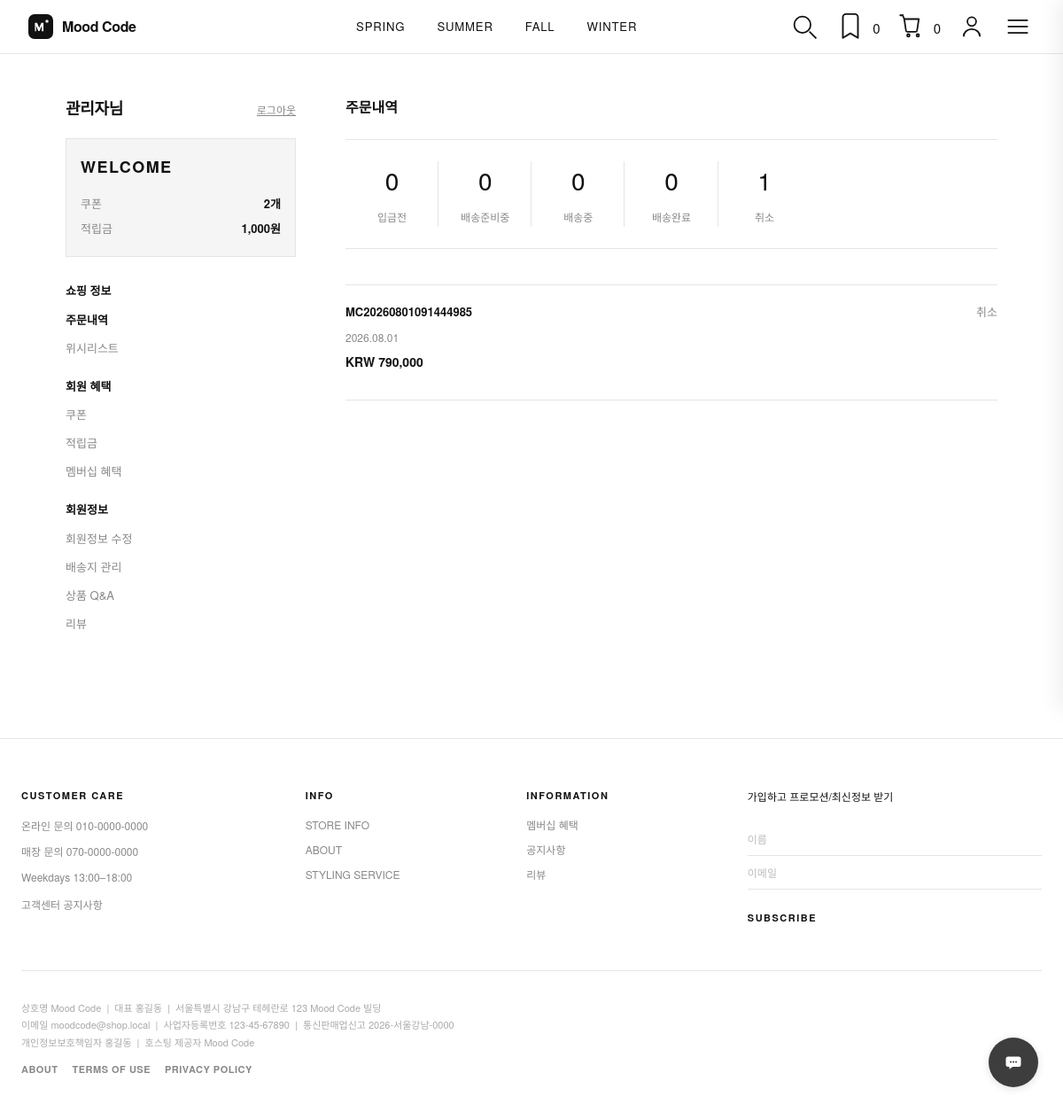
Page /mypage (signed in) on the committed database.
### models/user.py (models this page shows, shortened)
class User(UserMixin, db.Model):
    __tablename__ = "users"
    id = db.Column(db.Integer, primary_key=True)
    email = db.Column(db.String(120), unique=True, nullable=False, index=True)
    username = db.Column(db.String(80), unique=True, nullable=False, index=True)
    full_name = db.Column(db.String(80))
    birth_year = db.Column(db.Integer)
    birth_month = db.Column(db.Integer)
    birth_day = db.Column(db.Integer)
    calendar_type = db.Column(db.String(10), default="solar")
    region = db.Column(db.String(40))
    agree_sms = db.Column(db.Boolean, default=False, nullable=False)
    agree_email = db.Column(db.Boolean, default=False, nullable=False)
    auth_provider = db.Column(db.String(20))
    auth_provider_id = db.Column(db.String(128), index=True)
    password_hash = db.Column(db.String(256), nullable=False)
    phone = db.Column(db.String(20))
    address = db.Column(db.String(255))
    is_admin = db.Column(db.Boolean, default=False, nullable=False)
    is_active = db.Column(db.Boolean, default=True, nullable=False)
    created_at = db.Column(db.DateTime, default=datetime.utcnow, nullable=False)
    updated_at = db.Column(
        db.DateTime, default=datetime.utcnow, onupdate=datetime.utcnow, nullable=False
    )
    cart_items = db.relationship("CartItem", back_populates="user", cascade="all, delete-orphan")
    orders = db.relationship("Order", back_populates="user", cascade="all, delete-orphan")
    wishlist_items = db.relationship(
        "WishlistItem", back_populates="user", cascade="all, delete-orphan"
    )
    user_coupons = db.relationship(
        "UserCoupon", back_populates="user", cascade="all, delete-orphan"
    )
    point_entries = db.relationship(
        "PointLedger", back_populates="user", cascade="all, delete-orphan"
    )
    reviews = db.relationship("Review", back_populates="user", cascade="all, delete-orphan")
    product_questions = db.relationship(
        "ProductQuestion", back_populates="user", cascade="all, delete-orphan"
    )
    customer_inquiries = db.relationship(
        "CustomerInquiry", back_populates="user", cascade="all, delete-orphan"
    )

### models/order.py (models this page shows, shortened)
class Order(db.Model):
    __tablename__ = "orders"
    id = db.Column(db.Integer, primary_key=True)
    user_id = db.Column(db.Integer, db.ForeignKey("users.id"), nullable=False, index=True)
    order_number = db.Column(db.String(30), unique=True, nullable=False, index=True)
    status = db.Column(db.String(20), default=OrderStatus.PENDING, nullable=False)
    product_total = db.Column(db.Integer, nullable=False, default=0)
    shipping_fee = db.Column(db.Integer, nullable=False, default=0)
    coupon_discount = db.Column(db.Integer, nullable=False, default=0)
    point_used = db.Column(db.Integer, nullable=False, default=0)
    user_coupon_id = db.Column(db.Integer, db.ForeignKey("user_coupons.id"))
    total_amount = db.Column(db.Integer, nullable=False)
    payment_key = db.Column(db.String(200))
    payment_method = db.Column(db.String(40))
    paid_at = db.Column(db.DateTime)
    recipient_name = db.Column(db.String(80), nullable=False)
    recipient_phone = db.Column(db.String(20), nullable=False)
    shipping_address = db.Column(db.String(255), nullable=False)
    shipping_memo = db.Column(db.String(255))
    created_at = db.Column(db.DateTime, default=datetime.utcnow, nullable=False)
    updated_at = db.Column(
        db.DateTime, default=datetime.utcnow, onupdate=datetime.utcnow, nullable=False
    )
    user = db.relationship("User", back_populates="orders")
    items = db.relationship(
        "OrderItem", back_populates="order", cascade="all, delete-orphan", lazy="joined"
    )
    applied_coupon = db.relationship(
        "UserCoupon",
        foreign_keys=[user_coupon_id],
    )
    point_entries = db.relationship("PointLedger", back_populates="order", lazy="dynamic")
    @property
    def status_label(self) -> str:
        return OrderStatus.LABELS.get(self.status, self.status)
    @property
    def can_cancel(self) -> bool:
        return self.status in {
            OrderStatus.PENDING,
            OrderStatus.PAID,
            OrderStatus.PREPARING,
        }

### routes/mypage.py (the view)
@mypage_bp.route("/mypage")
@login_required
def index():
    if blocked := _block_guest():
        return blocked
    orders = get_all_orders(current_user.id)
    return _render("mypage/index.html", "orders", orders=orders)

### routes/mypage.py (called while the page is built)
def _block_guest():
    if current_user.username in _GUEST_USERNAMES or current_user.email == "guest@shop.local":
        return redirect(url_for("auth.login"))
    return None

def _summary():
    return get_mypage_summary(
        current_user.id,
        display_name=current_user.full_name or current_user.username,
    )

def _render(template: str, active_page: str, **context):
    return render_template(
        template,
        summary=_summary(),
        active_page=active_page,
        **context,
    )

### services/cart_service.py (called while the page is built)
def _uses_db_cart() -> bool:
    return (
        current_user.is_authenticated
        and current_user.username not in _GUEST_USERNAMES
        and current_user.email not in _GUEST_EMAILS
    )

def get_cart_count() -> int:
    if _uses_db_cart():
        total = (
            db.session.query(db.func.coalesce(db.func.sum(CartItem.quantity), 0))
            .filter(CartItem.user_id == current_user.id)
            .scalar()
        )
        return int(total or 0)
    return sum(_read_session_cart().values())

### services/channel_talk_service.py (called while the page is built, shortened)
def get_boot_options() -> dict[str, Any] | None:
    plugin_key = current_app.config.get("CHANNEL_TALK_PLUGIN_KEY", "")
    if not plugin_key:
        return None

def is_channel_talk_enabled() -> bool:
    return bool(current_app.config.get("CHANNEL_TALK_PLUGIN_KEY"))

### services/coupon_service.py (called while the page is built)
def _discount_label(coupon: Coupon) -> str:
    if coupon.discount_type == "percent":
        return f"{coupon.discount_value}%"
    if coupon.discount_type == "shipping":
        return "배송비"
    return f"{coupon.discount_value:,}원"

def ensure_tier_coupons(user_id: int) -> None:
    label = membership_label(user_id)
    if label == "MEMBER":
        issue_coupon_to_user(user_id, "MEMBER5")
    elif label == "MOOD VIP":
        issue_coupon_to_user(user_id, "MEMBER5")
        issue_coupon_to_user(user_id, "VIP15")
        issue_coupon_to_user(user_id, "VIPSHIP")

def get_user_coupon_rows(user_id: int) -> list[UserCoupon]:
    ensure_tier_coupons(user_id)
    now = datetime.utcnow()
    rows = (
        UserCoupon.query.filter_by(user_id=user_id)
        .join(Coupon)
        .filter(UserCoupon.used_at.is_(None), Coupon.is_active.is_(True))
        .order_by(Coupon.expires_at.asc())
        .all()
    )
    return [row for row in rows if row.coupon.expires_at >= now]

### services/membership_service.py (called while the page is built)
def paid_order_count(user_id: int) -> int:
    return (
        Order.query.filter(
            Order.user_id == user_id,
            Order.status.notin_([OrderStatus.PENDING, OrderStatus.CANCELLED]),
        ).count()
    )

### templates/mypage/index.html (shortened to what this page needs)
{% extends "mypage/layout.html" %}
{% block mypage_content %}
<h2 class="mypage__section-title">주문내역</h2>
<div class="mypage__status-board" role="list">
  <div class="mypage__status-item" role="listitem">
    <strong>{{ summary.status_counts.unpaid }}</strong>
    <span>입금전</span>
  </div>
  <div class="mypage__status-item" role="listitem">
    <strong>{{ summary.status_counts.preparing }}</strong>
    <span>배송준비중</span>
  </div>
  <div class="mypage__status-item" role="listitem">
    <strong>{{ summary.status_counts.shipping }}</strong>
    <span>배송중</span>
  </div>
  <div class="mypage__status-item" role="listitem">
    <strong>{{ summary.status_counts.delivered }}</strong>
    <span>배송완료</span>
  </div>
  <div class="mypage__status-item" role="listitem">
    <strong>{{ summary.status_counts.cancelled }}</strong>
    <span>취소</span>
  </div>
</div>
{% if orders %}
<ul class="mypage__orders">
  {% for order in orders %}
  <li class="mypage__order">
    <div class="mypage__order-head">
      <a href="{{ url_for('mypage.order_detail', order_number=order.order_number) }}" class="mypage__order-no">{{ order.order_number }}</a>
      <span class="mypage__order-status">{{ order.status_label }}</span>
    </div>
    <p class="mypage__order-date">{{ order.created_at.strftime('%Y.%m.%d') }}</p>
    <p class="mypage__order-total">KRW {{ order.total_amount | currency }}</p>
  </li>
  {% endfor %}
</ul>
{% else %}
<p class="mypage__empty">주문 내역이 없습니다.</p>
{% endif %}
{% endblock %}

### templates/mypage/_sidebar.html
<aside class="mypage__sidebar">
  <div class="mypage__profile-head">
    <h1 class="mypage__username">{{ summary.display_name }}님</h1>
    <a href="{{ url_for('auth.logout') }}" class="mypage__logout">로그아웃</a>
  </div>
  <div class="mypage__badge-box">
    <p class="mypage__tier">{{ summary.membership_label }}</p>
    <dl class="mypage__benefits">
      <div>
        <dt>쿠폰</dt>
        <dd>{{ summary.coupon_count }}개</dd>
      </div>
      <div>
        <dt>적립금</dt>
        <dd>{{ summary.point_balance | currency }}원</dd>
      </div>
    </dl>
  </div>
  <nav class="mypage__nav" aria-label="마이페이지 메뉴">
    <div class="mypage__nav-group">
      <p class="mypage__nav-title">쇼핑 정보</p>
      <ul>
        <li>
          <a href="{{ url_for('mypage.index') }}" class="{% if active_page == 'orders' %}is-active{% endif %}">주문내역</a>
        </li>
        <li>
          <a href="{{ url_for('mypage.wishlist') }}" class="{% if active_page == 'wishlist' %}is-active{% endif %}">위시리스트</a>
        </li>
      </ul>
    </div>
    <div class="mypage__nav-group">
      <p class="mypage__nav-title">회원 혜택</p>
      <ul>
        <li>
          <a href="{{ url_for('mypage.coupons') }}" class="{% if active_page == 'coupons' %}is-active{% endif %}">쿠폰</a>
        </li>
        <li>
          <a href="{{ url_for('mypage.points') }}" class="{% if active_page == 'points' %}is-active{% endif %}">적립금</a>
        </li>
        <li>
          <a href="{{ url_for('mypage.membership') }}" class="{% if active_page == 'membership' %}is-active{% endif %}">멤버십 혜택</a>
        </li>
      </ul>
    </div>
    <div class="mypage__nav-group">
      <p class="mypage__nav-title">회원정보</p>
      <ul>
        <li>
          <a href="{{ url_for('mypage.profile') }}" class="{% if active_page == 'profile' %}is-active{% endif %}">회원정보 수정</a>
        </li>
        <li>
          <a href="{{ url_for('mypage.addresses') }}" class="{% if active_page == 'addresses' %}is-active{% endif %}">배송지 관리</a>
        </li>
        <li>
          <a href="{{ url_for('mypage.qna') }}" class="{% if active_page == 'qna' %}is-active{% endif %}">상품 Q&amp;A</a>
        </li>
        <li>
          <a href="{{ url_for('mypage.reviews') }}" class="{% if active_page == 'reviews' %}is-active{% endif %}">리뷰</a>
        </li>
      </ul>
    </div>
  </nav>
</aside>

### static/css/base.css (style rules this page uses)
:root { --color-text: #111111; --color-text-light: #888888; --color-border: #e5e5e5; --color-bg: #ffffff; --color-bg-gray: #f8f8f8; --color-footer: #111111; --font-main: "Helvetica Neue", "Apple SD Gothic Neo", "Malgun Gothic", sans-serif; --header-height: 60px; --top-banner-height: 0px; --max-width: 100%; --ease-out-soft: cubic-bezier(0.22, 1, 0.36, 1); --ease-smooth: cubic-bezier(0.4, 0, 0.2, 1); --season-spring: #F6CAD2; --season-summer: #E3F2FD; --season-autumn: #ffcc7b; --season-winter: #bebebe; }
*, *::before, *::after { box-sizing: border-box; margin: 0; padding: 0; }
html { scroll-behavior: auto; }
body { font-family: var(--font-main); color: var(--color-text); background: var(--color-bg); line-height: 1.5; min-height: 100vh; display: flex; flex-direction: column; }
a { color: inherit; text-decoration: none; }
ul { list-style: none; }

### static/css/mypage.css (style rules this page uses)
.mypage__profile-head { display: flex; align-items: baseline; justify-content: space-between; gap: 12px; margin-bottom: 20px; }
.mypage__username { font-size: 18px; font-weight: 700; letter-spacing: -0.3px; }
.mypage__logout, .mypage__logout-bottom { font-size: 12px; color: var(--color-text-light); text-decoration: underline; }
.mypage__badge-box { padding: 18px 16px; margin-bottom: 28px; background: #f5f5f5; border: 1px solid var(--color-border, #eee); }
.mypage__tier { font-size: 18px; font-weight: 700; letter-spacing: 0.08em; margin-bottom: 14px; }
.mypage__benefits { margin: 0; }
.mypage__benefits div { display: flex; justify-content: space-between; gap: 12px; font-size: 13px; padding: 4px 0; }
.mypage__benefits dt { color: var(--color-text-light); }
.mypage__benefits dd { margin: 0; font-weight: 600; }
.mypage__nav-group { margin-bottom: 22px; }
.mypage__nav-title { font-size: 13px; font-weight: 700; margin-bottom: 10px; }
.mypage__nav ul { list-style: none; margin: 0; padding: 0; }
.mypage__nav li { margin-bottom: 8px; }
.mypage__nav a { font-size: 13px; color: var(--color-text-light); }
.mypage__nav a.is-active { color: var(--color-text); font-weight: 600; }
.mypage__section-title { font-size: 16px; font-weight: 700; margin-bottom: 24px; }
.mypage__status-board { display: grid; grid-template-columns: repeat(7, 1fr); gap: 0; border-top: 1px solid var(--color-border, #eee); border-bottom: 1px solid var(--color-border, #eee); margin-bottom: 40px; }
.mypage__status-item { position: relative; padding: 24px 8px; text-align: center; }
.mypage__status-item:not(:last-child)::after { content: ""; position: absolute; top: 20%; right: 0; width: 1px; height: 60%; background: var(--color-border, #eee); }
.mypage__status-item strong { display: block; font-size: 28px; font-weight: 500; margin-bottom: 8px; }
.mypage__status-item span { font-size: 12px; color: var(--color-text-light); }
.mypage__orders { list-style: none; margin: 0; padding: 0; border-top: 1px solid var(--color-border, #eee); }
.mypage__order { padding: 20px 0; border-bottom: 1px solid var(--color-border, #eee); }
.mypage__order-head { display: flex; justify-content: space-between; gap: 12px; margin-bottom: 10px; font-size: 13px; }
.mypage__order-no { font-weight: 600; color: inherit; text-decoration: none; }
.mypage__order-status { color: var(--color-text-light); }
.mypage__order-total { font-size: 14px; font-weight: 600; }
.mypage__order-date { margin: 0 0 8px; font-size: 12px; color: var(--color-text-light); }

### rows in the picture
User: display_name "관리자"
Order: order_number "MC20260801091444985", status_label "취소", created_at "2026.08.01", total_amount "790,000"

### other values in the picture
{{ item.label }} "SPRING" "SUMMER" "FALL" "WINTER"
{{ wishlist_count }} "0"
{{ cart_count }} "0"
{{ summary.membership_label }} "WELCOME"
{{ summary.coupon_count }} "2"
{{ summary.point_balance | currency }} "1,000"
{{ summary.status_counts.unpaid }} "0"
{{ summary.status_counts.preparing }} "0"
{{ summary.status_counts.shipping }} "0"
{{ summary.status_counts.delivered }} "0"
{{ summary.status_counts.cancelled }} "1"
